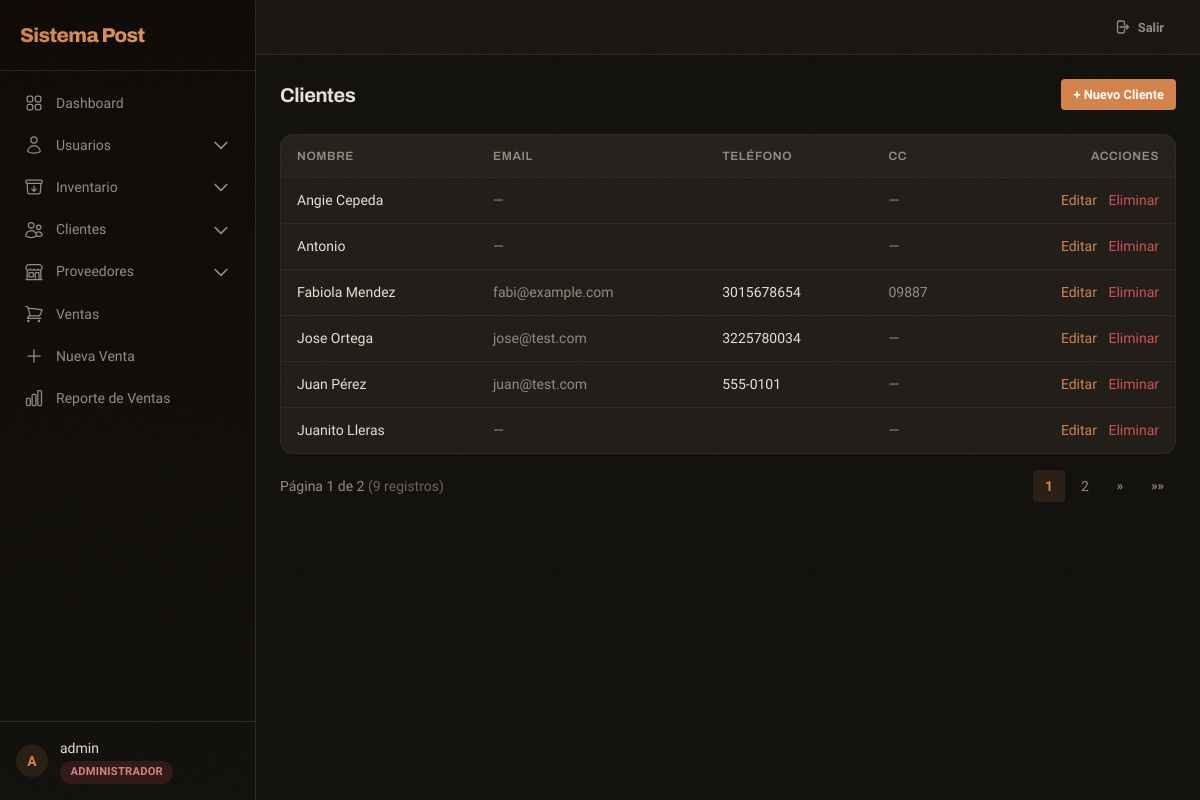
/clients/ (signed in), run on the app's committed database.
### apps/accounts/models.py (models this page shows, shortened)
class User(AbstractUser):
    class Role(models.TextChoices):
        ADMIN = 'admin', 'Administrador'
        SUPERVISOR = 'supervisor', 'Supervisor'
        USER = 'user', 'Usuario'
    role = models.CharField(
        max_length=20,
        choices=Role.choices,
        default=Role.USER,
        verbose_name='Rol'
    )
    phone = models.CharField(max_length=20, blank=True, verbose_name='Teléfono')
    class Meta:
        verbose_name = 'Usuario'
        verbose_name_plural = 'Usuarios'
    def is_admin(self):
        return self.role == self.Role.ADMIN or self.is_superuser
    def can_update(self):
        return self.role in [self.Role.ADMIN, self.Role.SUPERVISOR] or self.is_superuser

### apps/clients/models.py (models this page shows, shortened)
class Client(models.Model):
    name = models.CharField(max_length=200, db_index=True, verbose_name='Nombre')
    email = models.EmailField(blank=True, verbose_name='Email')
    phone = models.CharField(max_length=20, db_index=True, blank=True, verbose_name='Teléfono')
    address = models.CharField(max_length=500, blank=True, verbose_name='Dirección')
    cc = models.CharField(max_length=13, blank=True, verbose_name='CC')
    created_at = models.DateTimeField(auto_now_add=True, verbose_name='Creado')
    updated_at = models.DateTimeField(auto_now=True, verbose_name='Actualizado')
    class Meta:
        verbose_name = 'Cliente'
        verbose_name_plural = 'Clientes'
        ordering = ['name']

### apps/clients/views.py (the view)
# urls.py: path('', views.client_list, name='client_list'),
@login_required
def client_list(request):
    clients = Client.objects.all().order_by('name')
    paginator = Paginator(clients, 6)
    page = request.GET.get('page', 1)
    clients_page = paginator.get_page(page)
    return render(request, 'clients/client_list.html', {'clients': clients_page, 'page_obj': clients_page})

### apps/core/templatetags/currency_tags.py (called while the page is built)
@register.simple_tag(takes_context=True)
def url_replace(context, **kwargs):
    request = context['request']
    dict_ = request.GET.copy()
    for k, v in kwargs.items():
        dict_[k] = v
    return dict_.urlencode()

### templates/clients/client_list.html (shortened to what this page needs)
{% extends 'layouts/base.html' %}
{% block content %}
<div class="flex flex-col sm:flex-row justify-between items-start sm:items-center gap-4 mb-6 stagger">
    <h1 class="text-xl font-[var(--font-heading)] font-bold">Clientes</h1>
    {% if user.can_update %}
    <a href="{% url 'clients:client_create' %}" class="btn btn-primary btn-sm">+ Nuevo Cliente</a>
    {% endif %}
</div>
<div class="table-container stagger">
    <table>
        <thead>
            <tr>
                <th>Nombre</th>
                <th class="hidden sm:table-cell">Email</th>
                <th class="hidden md:table-cell">Teléfono</th>
                <th class="hidden lg:table-cell">CC</th>
                <th class="text-right">Acciones</th>
            </tr>
        </thead>
        <tbody>
            {% for c in clients %}
            <tr>
                <td class="font-medium">{{ c.name }}</td>
                <td class="hidden sm:table-cell text-[var(--text-secondary)]">{{ c.email|default:'—' }}</td>
                <td class="hidden md:table-cell">{{ c.phone }}</td>
                <td class="hidden lg:table-cell text-[var(--text-secondary)]">{{ c.cc|default:'—' }}</td>
                <td class="text-right">
                    {% if user.can_update %}
                    <a href="{% url 'clients:client_update' c.pk %}"
                        class="text-sm text-[var(--accent)] hover:underline mr-2">Editar</a>
                    <a href="{% url 'clients:client_delete' c.pk %}"
                        class="text-sm text-[var(--danger)] hover:underline">Eliminar</a>
                    {% endif %}
                </td>
            </tr>
            {% empty %}
            <tr>
                <td colspan="5" class="empty-state">No hay clientes.</td>
            </tr>
            {% endfor %}
        </tbody>
    </table>
</div>
{% include 'components/pagination.html' %}
{% endblock %}

### templates/layouts/base.html (shortened to what this page needs)
<!DOCTYPE html>
<html lang="es">
<head>
    <script src="https://cdn.tailwindcss.com"></script>
    <link rel="stylesheet" href="/static/css/app.css">
</head>
<body>
    <div x-data="{ sidebarOpen: false }" class="flex h-screen overflow-hidden">
        {% if user.is_authenticated %}
        <div :class="{'translate-x-0': sidebarOpen, '-translate-x-full': !sidebarOpen}" class="sidebar fixed inset-y-0 left-0 z-30 w-64 transition-transform duration-300 ease-in-out lg:translate-x-0 lg:static lg:inset-auto lg:z-auto overflow-y-auto flex flex-col">
            <div class="flex items-center justify-between p-5 border-b border-[var(--border-color)]">
                <span class="sidebar-brand">Sistema Post</span>
            </div>
            <nav class="mt-3 px-3 space-y-0.5 flex-1 overflow-y-auto">
                <a href="{% url 'core:dashboard' %}" class="sidebar-link {% if request.resolver_match.url_name == 'dashboard' %}active{% endif %}">
                    Dashboard
                </a>
                {% if user.is_admin %}
                <div x-data="{ open: false }" class="space-y-0.5">
                    <button @click="open = !open" class="sidebar-link w-full text-left">
                        <svg viewBox="0 0 24 24" fill="none" stroke="currentColor" stroke-width="1.5"><path stroke-linecap="round" stroke-linejoin="round" d="M15.75 6a3.75 3.75 0 11-7.5 0 3.75 3.75 0 017.5 0zM4.501 20.118a7.5 7.5 0 0114.998 0A17.933 17.933 0 0112 21.75c-2.676 0-5.216-.584-7.499-1.632z"/></svg>
                        Usuarios
                        <svg :class="{'rotate-180': open}" class="w-3.5 h-3.5 ml-auto transition-transform" fill="none" stroke="currentColor" viewBox="0 0 24 24"><path stroke-linecap="round" stroke-linejoin="round" stroke-width="2" d="M19 9l-7 7-7-7"></path></svg>
                    </button>
                </div>
                {% endif %}
                <div x-data="{ open: false }" class="space-y-0.5">
                    <button @click="open = !open" class="sidebar-link w-full text-left">
                        Inventario
                        <svg :class="{'rotate-180': open}" class="w-3.5 h-3.5 ml-auto transition-transform" fill="none" stroke="currentColor" viewBox="0 0 24 24"><path stroke-linecap="round" stroke-linejoin="round" stroke-width="2" d="M19 9l-7 7-7-7"></path></svg>
                    </button>
                </div>
                <div x-data="{ open: false }" class="space-y-0.5">
                    <button @click="open = !open" class="sidebar-link w-full text-left">
                        Clientes
                        <svg :class="{'rotate-180': open}" class="w-3.5 h-3.5 ml-auto transition-transform" fill="none" stroke="currentColor" viewBox="0 0 24 24"><path stroke-linecap="round" stroke-linejoin="round" stroke-width="2" d="M19 9l-7 7-7-7"></path></svg>
                    </button>
                </div>
                <div x-data="{ open: false }" class="space-y-0.5">
                    <button @click="open = !open" class="sidebar-link w-full text-left">
                        Proveedores
                        <svg :class="{'rotate-180': open}" class="w-3.5 h-3.5 ml-auto transition-transform" fill="none" stroke="currentColor" viewBox="0 0 24 24"><path stroke-linecap="round" stroke-linejoin="round" stroke-width="2" d="M19 9l-7 7-7-7"></path></svg>
                    </button>
                </div>
                <a href="{% url 'sales:sale_list' %}" class="sidebar-link {% if 'sales' in request.resolver_match.view_name and 'sale_list' in request.resolver_match.url_name %}active{% endif %}">
                    Ventas
                </a>
                <a href="{% url 'sales:sale_new' %}" class="sidebar-link">
                    <svg viewBox="0 0 24 24" fill="none" stroke="currentColor" stroke-width="1.5"><path stroke-linecap="round" stroke-linejoin="round" d="M12 4.5v15m7.5-7.5h-15"/></svg>
                    Nueva Venta
                </a>
                <a href="{% url 'reports:view' %}" class="sidebar-link">
                    Reporte de Ventas
                </a>
            </nav>
            <div class="p-4 border-t border-[var(--border-color)]">
                <div class="flex items-center gap-3">
                    <div class="w-8 h-8 rounded-full bg-[var(--accent-light)] flex items-center justify-center text-[var(--accent)] font-bold text-sm font-[var(--font-heading)]">
                        {{ user.get_full_name|default:user.username|first|upper }}
                    </div>
                    <div class="flex-1 min-w-0">
                        <p class="text-sm font-medium text-[var(--text-primary)] truncate">{{ user.get_full_name|default:user.username }}</p>
                        <span class="badge
                            {% if user.role == 'admin' %}badge-red role-admin
                            {% elif user.role == 'supervisor' %}badge-amber
                            {% else %}badge-blue{% endif %}">
                            {{ user.get_role_display }}
                        </span>
                    </div>
                </div>
            </div>
        </div>
        {% endif %}
        <div class="flex-1 flex flex-col overflow-hidden">
            {% if user.is_authenticated %}
            <header class="header no-print px-4 lg:px-6 py-3 flex items-center justify-between lg:justify-end">
                <a href="{% url 'accounts:logout' %}" class="btn btn-ghost btn-sm">
                    <svg class="w-4 h-4" fill="none" stroke="currentColor" viewBox="0 0 24 24"><path stroke-linecap="round" stroke-linejoin="round" stroke-width="2" d="M15.75 9V5.25A2.25 2.25 0 0013.5 3h-6a2.25 2.25 0 00-2.25 2.25v13.5A2.25 2.25 0 007.5 21h6a2.25 2.25 0 002.25-2.25V15m3 0l3-3m0 0l-3-3m3 3H9"/></svg>
                    Salir
                </a>
            </header>
            {% endif %}
            <main class="flex-1 overflow-y-auto {% if user.is_authenticated %}p-4 md:p-6{% else %}flex items-center justify-center{% endif %}">
                <div class="max-w-7xl mx-auto">
                    {% block content %}{% endblock %}
                </div>
            </main>
        </div>
    </div>
</body>
</html>

### static/css/app.css (style rules this page uses)
:root { --bg-deep: #0d0a07; --bg-primary: #12100d; --bg-secondary: #1a1713; --bg-surface: #201d18; --bg-surface-hover: #28241f; --bg-elevated: #25221d; --border-color: #2d2923; --border-light: #3d3831; --text-primary: #e8e0d4; --text-secondary: #948c80; --text-muted: #6b655b; --accent: #d4834a; --accent-hover: #c4743e; --accent-light: rgba(212, 131, 74, 0.12); --accent-glow: rgba(212, 131, 74, 0.25); --warning: #d4a148; --warning-light: rgba(212, 161, 72, 0.12); --danger: #d45050; --danger-light: rgba(212, 80, 80, 0.12); --info: #5898d4; --info-light: rgba(88, 152, 212, 0.12); --purple: #a078d4; --purple-light: rgba(160, 120, 212, 0.12); --orange: #d48a48; --orange-light: rgba(212, 138, 72, 0.12); --radius-sm: 4px; --radius-md: 8px; --radius-lg: 12px; --radius-xl: 16px; --shadow-card: 0 1px 3px rgba(0,0,0,0.4), 0 1px 2px rgba(0,0,0,0.3); --shadow-elevated: 0 4px 12px rgba(0,0,0,0.5), 0 8px 24px rgba(0,0,0,0.3); --shadow-glow: 0 0 16px rgba(212, 131, 74, 0.15); --font-body: 'Sora', system-ui, sans-serif; --font-heading: 'Archivo', system-ui, sans-serif; --font-mono: 'DM Mono', monospace; --transition: 200ms cubic-bezier(0.4, 0, 0.2, 1); }
body::before { content: ''; position: fixed; inset: 0; z-index: 9999; pointer-events: none; opacity: 0.03; background-repeat: repeat; background-size: 256px 256px; }
* { box-sizing: border-box; }
html { scroll-behavior: smooth; }
body { font-family: var(--font-body); background: var(--bg-primary); color: var(--text-primary); -webkit-font-smoothing: antialiased; -moz-osx-font-smoothing: grayscale; }
h1, h2, h3, h4, h5, h6 { font-family: var(--font-heading); font-weight: 700; letter-spacing: -0.02em; }
.sidebar { background: linear-gradient(180deg, #0d0a07 0%, #12100d 100%); border-right: 1px solid var(--border-color); }
.sidebar-brand { font-family: var(--font-heading); font-weight: 800; font-size: 1.25rem; letter-spacing: -0.03em; background: linear-gradient(135deg, #d4834a, #e0955c); -webkit-background-clip: text; -webkit-text-fill-color: transparent; background-clip: text; }
.sidebar-link { display: flex; align-items: center; gap: 0.75rem; padding: 0.6rem 0.75rem; border-radius: var(--radius-sm); color: var(--text-secondary); font-size: 0.875rem; font-weight: 500; transition: all var(--transition); text-decoration: none; }
.sidebar-link svg { width: 1.25rem; height: 1.25rem; flex-shrink: 0; }
.header { background: rgba(26, 23, 19, 0.85); backdrop-filter: blur(12px); -webkit-backdrop-filter: blur(12px); border-bottom: 1px solid var(--border-color); }
.table-container { border: 1px solid var(--border-color); border-radius: var(--radius-lg); overflow-x: auto; overflow-y: hidden; background: var(--bg-surface); -webkit-overflow-scrolling: touch; }
table { width: 100%; border-collapse: collapse; font-size: 0.875rem; }
thead { background: rgba(255, 255, 255, 0.02); border-bottom: 1px solid var(--border-color); }
th { padding: 0.75rem 1rem; text-align: left; font-weight: 600; color: var(--text-secondary); font-size: 0.75rem; text-transform: uppercase; letter-spacing: 0.05em; font-family: var(--font-heading); }
td { padding: 0.75rem 1rem; border-bottom: 1px solid var(--border-color); }
tbody tr:last-child td { border-bottom: none; }
tbody tr { transition: background var(--transition); }
.btn { display: inline-flex; align-items: center; gap: 0.5rem; padding: 0.5rem 1rem; border-radius: var(--radius-sm); font-size: 0.875rem; font-weight: 600; transition: all var(--transition); cursor: pointer; border: none; text-decoration: none; font-family: var(--font-body); }
.btn-primary { background: var(--accent); color: #fff; }
.btn-ghost { background: transparent; color: var(--text-secondary); }
.btn-sm { padding: 0.35rem 0.75rem; font-size: 0.8rem; }
.badge { display: inline-flex; align-items: center; padding: 0.2rem 0.65rem; border-radius: 9999px; font-size: 0.7rem; font-weight: 600; letter-spacing: 0.02em; text-transform: uppercase; }
.badge-red { background: var(--danger-light); color: var(--danger); }
.role-admin { background: rgba(212, 80, 80, 0.15); color: #d48080; }
.stagger > * { animation: fadeInUp 0.4s ease-out both; }
.stagger > *:nth-child(1) { animation-delay: 0.02s; }
.stagger > *:nth-child(2) { animation-delay: 0.06s; }

### data on the page
User: get_full_name|first "A", get_full_name "admin", role "ADMINISTRADOR"
Client: name "Angie Cepeda", email "—", cc "—"
Client: name "Antonio", email "—", cc "—"
Client: name "Fabiola Mendez", email "fabi@example.com", phone "3015678654", cc "09887"
Client: name "Jose Ortega", email "jose@test.com", phone "3225780034", cc "—"
Client: name "Juan Pérez", email "juan@test.com", phone "555-0101", cc "—"
Client: name "Juanito Lleras", email "—", cc "—"

### other printed values
{{ page_obj.number }} "1"
{{ page_obj.paginator.num_pages }} "2"
{{ page_obj.paginator.count }} "9"
{{ num }} "1"
{{ num }} "2"
